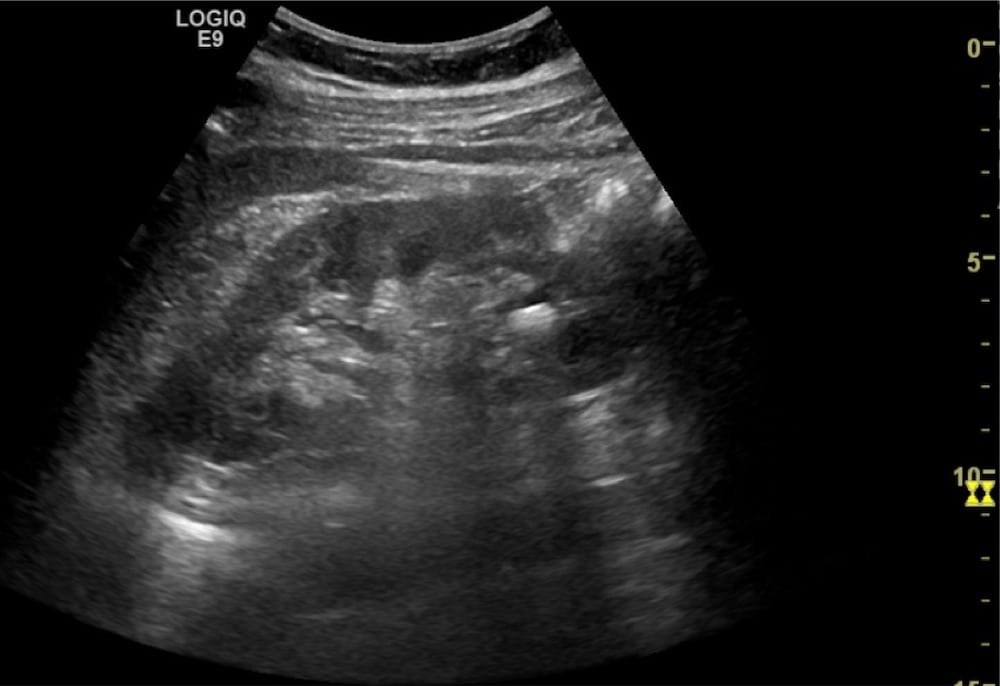
#> input picture images/image8.jpg, 1000 x 686 px, given in place of image2.jpg, which was not available
$ jupyter execute MedianLaplacian.ipynb   (older library calls are emulated)
#> lines starting #> are read from the running program, lines starting #| are printed output that depends on the picture; pictures that were not available may be replaced by others from this repository, and a replacement may not be noted
[cell 1]
import cv2
import argparse
import imutils
import numpy as np
import matplotlib.pyplot as plt

img = cv2.imread(r'C:\Users\tanya\OneDrive\Documents\Kidney-Stone-Detection-IP-master\images\image2.jpg', 0)
#> img: shape (686, 1000); min 0, max 255, mean 33.6

# **** check by changing the value 5 to any other odd number ****
dst = cv2.medianBlur(img, 5)

# Calculate the Laplacian
lap = cv2.Laplacian(dst,cv2.CV_64F)
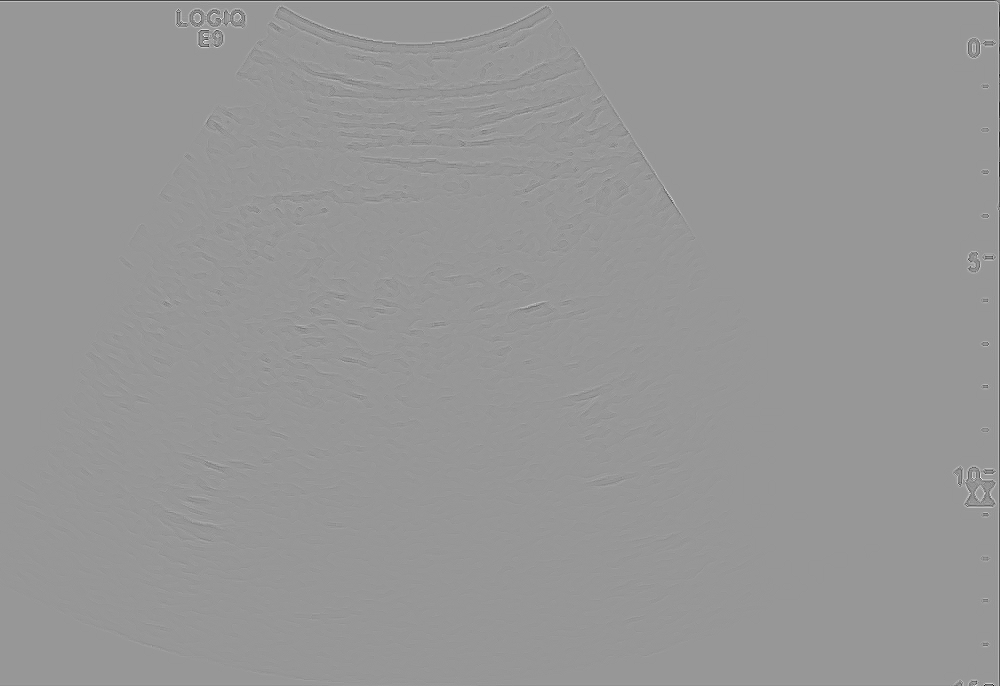
#> lap: shape (686, 1000) float64; min -286, max 196, mean -0.2; drawn with min black and max white

# Calculate the sharpened image
# *****check this line if it is necessary******
sharp = dst - 0.3*lap
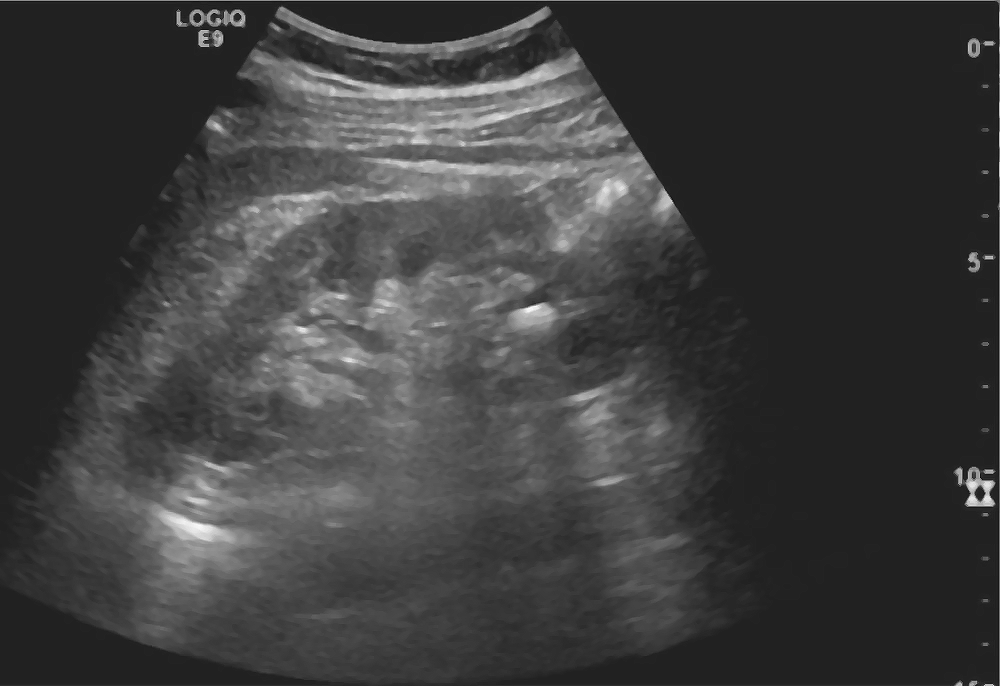
#> sharp: shape (686, 1000) float64; min -39.8, max 258.8, mean 33.5; drawn with min black and max white

sharp = np.uint8(cv2.normalize(sharp, None, 0 , 255, cv2.NORM_MINMAX))
equ = cv2.equalizeHist(sharp)
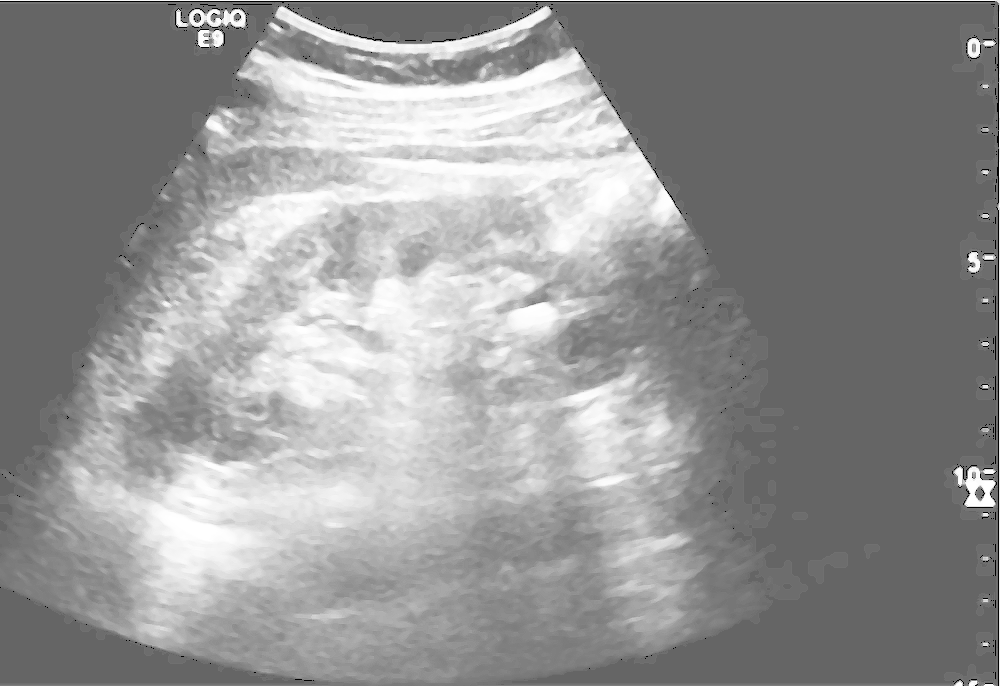
#> equ: shape (686, 1000); min 0, max 255, mean 147.6

plt.subplot(121),plt.imshow(img, cmap = 'gray')
plt.title('Input Image'), plt.xticks([]), plt.yticks([])
plt.subplot(122),plt.imshow(equ, cmap = 'gray')
plt.title('Output Image'), plt.xticks([]), plt.yticks([])
plt.show()
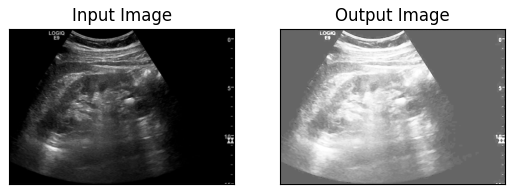
#> figure drawn by matplotlib, 2 panels
